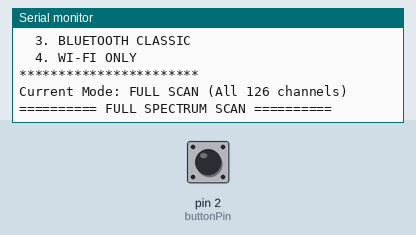
Simulated run of this sketch. Board: Arduino Uno, built with avr-gcc and run on an emulated ATmega328P. On the bench: the last lines printed to the serial monitor. The inputs (shaded band) are chosen by the test bench; at power-on: pin 2 (buttonPin) HIGH. No radio packets arrive unless stated.

Above: at 3.2 s.
3.3 s: pin 2 (buttonPin) pulled LOW for 3 s
At 5.25 s:
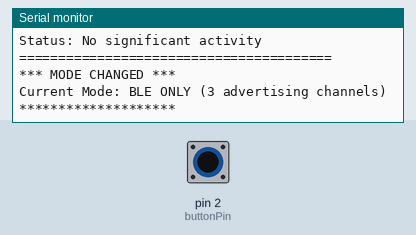
7.8 s: pin 2 (buttonPin) pulled LOW for 3 s
At 10.1 s:
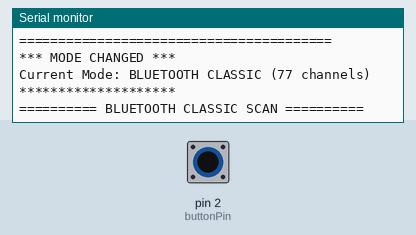
12.3 s: pin 2 (buttonPin) pulled LOW for 3 s
At 16.2 s:
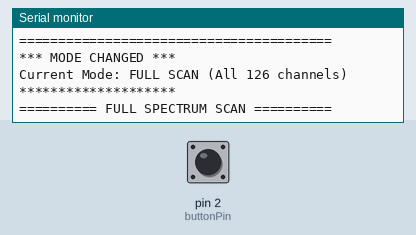
Timing chart, 0 to 17.7 s (numbered marks = the images above; inputs shaded):
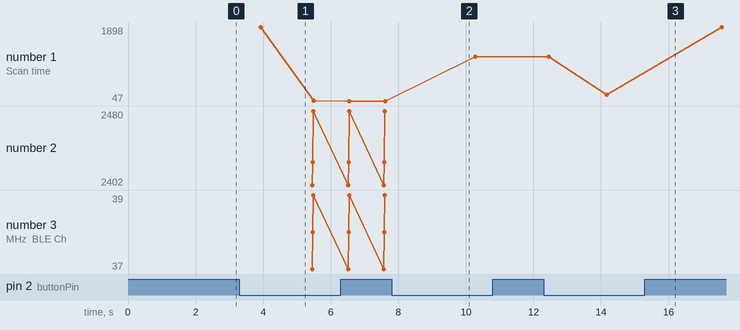

The sketch:

nRF_SourceCode.ino
```cpp
#include <SPI.h>
#include <RF24.h>

RF24 radio(9, 10); // CE, CSN pins

// ===== BUTTON CONFIGURATION =====
const int buttonPin = 2;           // Button connected to pin 2 (with pullup)
unsigned long lastButtonPress = 0;
const int debounceDelay = 300;     // 300ms debounce
// ================================

// ===== DETECTION MODES =====
enum ScanMode {
  MODE_FULL,      // All channels (0-125)
  MODE_BLE,       // BLE channels only
  MODE_BLUETOOTH, // Bluetooth Classic channels
  MODE_WIFI       // Wi-Fi channels only
};

ScanMode currentMode = MODE_FULL;
// ===========================

// ===== DETECTION TUNING =====
const int samplesPerChannel = 50;
const int busyThresholdPercent = 20;
const int scanDelayMs = 1000;
const bool showOnlyActive = true;
const bool showVisualBars = true;
// ============================

// ===== CHANNEL DEFINITIONS =====
// BLE uses 40 channels, but these 3 are advertising channels (most active)
const int bleChannels[] = {2, 26, 80};        // 2402, 2426, 2480 MHz
const int bleChannelCount = 3;

// Bluetooth Classic uses channels 0-78 (2402-2480 MHz, 1 MHz spacing)
const int btClassicStart = 2;   // 2402 MHz
const int btClassicEnd = 78;    // 2478 MHz

// Wi-Fi uses channels with 5 MHz spacing (but overlapping)
// These are the center frequencies of Wi-Fi channels 1-13
const int wifiChannels[] = {12, 17, 22, 27, 32, 37, 42, 47, 52, 57, 62, 67, 72};
const int wifiChannelCount = 13;
// ================================

void setup() {
  Serial.begin(115200);
  while (!Serial) { delay(10); }

  // Setup button with internal pullup
  pinMode(buttonPin, INPUT_PULLUP);

  Serial.println("\n=================================");
  Serial.println(" 2.4 GHz RF Monitor v3.0");
  Serial.println(" Multi-Mode Detection System");
  Serial.println("=================================");

  // Initialize radio
  if (!radio.begin()) {
    Serial.println("ERROR: NRF24 not detected!");
    Serial.println("Check wiring and power (3.3V only!)");
    while (1) { delay(1000); }
  }

  // Configure for maximum detection sensitivity
  radio.setAutoAck(false);
  radio.stopListening();
  radio.setDataRate(RF24_1MBPS);
  radio.setPALevel(RF24_PA_MIN);
  radio.setAddressWidth(5);

  Serial.println("\nRadio initialized successfully!");
  Serial.println("\n*** BUTTON CONTROLS ***");
  Serial.println("Press button to cycle modes:");
  Serial.println("  1. FULL SCAN (all channels)");
  Serial.println("  2. BLE ONLY (advertising channels)");
  Serial.println("  3. BLUETOOTH CLASSIC");
  Serial.println("  4. WI-FI ONLY");
  Serial.println("***********************\n");

  printCurrentMode();
  delay(2000);
}

void loop() {
  // Check for button press
  checkButton();

  // Run scan based on current mode
  switch (currentMode) {
    case MODE_FULL:
      scanFullSpectrum();
      break;
    case MODE_BLE:
      scanBLE();
      break;
    case MODE_BLUETOOTH:
      scanBluetoothClassic();
      break;
    case MODE_WIFI:
      scanWiFi();
      break;
  }

  delay(scanDelayMs);
}

// ===== BUTTON HANDLER =====
void checkButton() {
  if (digitalRead(buttonPin) == LOW) {
    unsigned long currentTime = millis();

    // Debounce check
    if (currentTime - lastButtonPress > debounceDelay) {
      lastButtonPress = currentTime;

      // Cycle to next mode
      currentMode = (ScanMode)((currentMode + 1) % 4);

      // Print new mode
      Serial.println("\n\n*** MODE CHANGED ***");
      printCurrentMode();
      Serial.println("********************\n");

      delay(500); // Brief pause after mode change
    }
  }
}

void printCurrentMode() {
  Serial.print("Current Mode: ");
  switch (currentMode) {
    case MODE_FULL:
      Serial.println("FULL SCAN (All 126 channels)");
      break;
    case MODE_BLE:
      Serial.println("BLE ONLY (3 advertising channels)");
      break;
    case MODE_BLUETOOTH:
      Serial.println("BLUETOOTH CLASSIC (77 channels)");
      break;
    case MODE_WIFI:
      Serial.println("WI-FI ONLY (13 channels)");
      break;
  }
}

// ===== SCAN FUNCTIONS =====

void scanFullSpectrum() {
  Serial.println("========== FULL SPECTRUM SCAN ==========");
  unsigned long scanStart = millis();
  int totalAlerts = 0;
  int activeChannels = 0;

  for (int channel = 0; channel <= 125; channel++) {
    int busyPercent = scanChannel(channel);
    float freqMHz = 2400.0 + channel;

    if (busyPercent > 0) activeChannels++;
    if (busyPercent >= busyThresholdPercent) totalAlerts++;

    if (!showOnlyActive || busyPercent > 0) {
      printChannelResult(freqMHz, busyPercent, "");
    }
  }

  printSummary(millis() - scanStart, activeChannels, totalAlerts);
}

void scanBLE() {
  Serial.println("========== BLE ADVERTISING SCAN ==========");
  unsigned long scanStart = millis();
  int totalAlerts = 0;
  int activeChannels = 0;

  const char* bleNames[] = {"BLE Ch 37", "BLE Ch 38", "BLE Ch 39"};

  for (int i = 0; i < bleChannelCount; i++) {
    int channel = bleChannels[i];
    int busyPercent = scanChannel(channel);
    float freqMHz = 2400.0 + channel;

    if (busyPercent > 0) activeChannels++;
    if (busyPercent >= busyThresholdPercent) totalAlerts++;

    printChannelResult(freqMHz, busyPercent, bleNames[i]);
  }

  printSummary(millis() - scanStart, activeChannels, totalAlerts);

  if (totalAlerts > 0) {
    Serial.println("*** BLE DEVICES DETECTED ***");
  }
}

void scanBluetoothClassic() {
  Serial.println("========== BLUETOOTH CLASSIC SCAN ==========");
  unsigned long scanStart = millis();
  int totalAlerts = 0;
  int activeChannels = 0;

  for (int channel = btClassicStart; channel <= btClassicEnd; channel++) {
    int busyPercent = scanChannel(channel);
    float freqMHz = 2400.0 + channel;

    if (busyPercent > 0) activeChannels++;
    if (busyPercent >= busyThresholdPercent) totalAlerts++;

    if (!showOnlyActive || busyPercent > 0) {
      printChannelResult(freqMHz, busyPercent, "BT");
    }
  }

  printSummary(millis() - scanStart, activeChannels, totalAlerts);

  if (totalAlerts > 0) {
    Serial.println("*** BLUETOOTH ACTIVITY DETECTED ***");
  }
}

void scanWiFi() {
  Serial.println("========== WI-FI SCAN ==========");
  unsigned long scanStart = millis();
  int totalAlerts = 0;
  int activeChannels = 0;

  for (int i = 0; i < wifiChannelCount; i++) {
    int channel = wifiChannels[i];
    int busyPercent = scanChannel(channel);
    float freqMHz = 2400.0 + channel;

    if (busyPercent > 0) activeChannels++;
    if (busyPercent >= busyThresholdPercent) totalAlerts++;

    char label[20];
    sprintf(label, "WiFi Ch %d", i + 1);
    printChannelResult(freqMHz, busyPercent, label);
  }

  printSummary(millis() - scanStart, activeChannels, totalAlerts);

  if (totalAlerts > 0) {
    Serial.println("*** WI-FI NETWORKS DETECTED ***");
  }
}

// ===== HELPER FUNCTIONS =====

int scanChannel(int channel) {
  radio.setChannel(channel);
  delay(2); // Allow radio to settle

  int busyCount = 0;

  for (int i = 0; i < samplesPerChannel; i++) {
    radio.startListening();
    delayMicroseconds(200);

    if (radio.testRPD()) {
      busyCount++;
    }

    radio.stopListening();
    delayMicroseconds(10);
  }

  return (busyCount * 100) / samplesPerChannel;
}

void printChannelResult(float freqMHz, int busyPercent, const char* label) {
  // Frequency
  Serial.print(freqMHz, 1);
  Serial.print(" MHz");

  // Label (if provided)
  if (strlen(label) > 0) {
    Serial.print(" (");
    Serial.print(label);
    Serial.print(")");
  }

  Serial.print(" -> ");

  // Percentage
  if (busyPercent < 10) Serial.print(" ");
  Serial.print(busyPercent);
  Serial.print("%");

  // Visual bar
  if (showVisualBars && busyPercent > 0) {
    Serial.print(" [");
    int bars = busyPercent / 5;
    for (int b = 0; b < bars && b < 20; b++) {
      Serial.print("#");
    }
    Serial.print("]");
  }

  // Alert
  if (busyPercent >= busyThresholdPercent) {
    Serial.print(" <<< ALERT");
  }

  Serial.println();
}

void printSummary(unsigned long scanTime, int activeChannels, int totalAlerts) {
  Serial.println("========================================");
  Serial.print("Scan time: ");
  Serial.print(scanTime);
  Serial.println(" ms");
  Serial.print("Active channels: ");
  Serial.println(activeChannels);
  Serial.print("Alert count: ");
  Serial.println(totalAlerts);

  if (totalAlerts == 0) {
    Serial.println("Status: No significant activity");
  } else if (totalAlerts < 5) {
    Serial.println("Status: Normal activity");
  } else if (totalAlerts < 20) {
    Serial.println("Status: High activity detected");
  } else {
    Serial.println("Status: *** FLOODING DETECTED ***");
  }

  Serial.println("========================================\n");
}
```

Measured:
- after the input at 3.3 s, the serial monitor: prints a new line after 1.6 s (image 1)
- after the input at 7.8 s, the serial monitor: prints a new line after 0.82 s (image 2)
- after the input at 12.3 s, the serial monitor: prints a new line after 1.2 s (image 3)
- plotted number 1: 47 → 1159 after the input at 7.8 s, 1159 → 1898 after the input at 12.3 s
